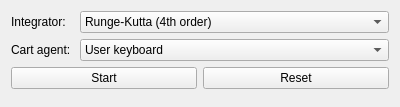
<?xml version="1.0" encoding="UTF-8"?>
<ui version="4.0">
 <class>SimulationWidget</class>
 <widget class="QWidget" name="SimulationWidget">
  <property name="geometry">
   <rect>
    <x>0</x>
    <y>0</y>
    <width>400</width>
    <height>107</height>
   </rect>
  </property>
  <property name="windowTitle">
   <string>Form</string>
  </property>
  <layout class="QFormLayout" name="formLayout">
   <item row="0" column="0">
    <widget class="QLabel" name="lblIntegrator">
     <property name="text">
      <string>Integrator:</string>
     </property>
     <property name="buddy">
      <cstring>cboIntegrator</cstring>
     </property>
    </widget>
   </item>
   <item row="0" column="1">
    <widget class="QComboBox" name="cboIntegrator">
     <item>
      <property name="text">
       <string>Runge-Kutta (4th order)</string>
      </property>
     </item>
     <item>
      <property name="text">
       <string>Euler</string>
      </property>
     </item>
    </widget>
   </item>
   <item row="1" column="0">
    <widget class="QLabel" name="lblCartAgent">
     <property name="text">
      <string>Cart agent: </string>
     </property>
    </widget>
   </item>
   <item row="1" column="1">
    <widget class="QComboBox" name="cboCartAgent">
     <item>
      <property name="text">
       <string>User keyboard</string>
      </property>
     </item>
     <item>
      <property name="text">
       <string>Deep Q-learning</string>
      </property>
     </item>
    </widget>
   </item>
   <item row="2" column="0" colspan="2">
    <layout class="QHBoxLayout" name="horizontalLayout">
     <item>
      <widget class="QPushButton" name="btnStartPause">
       <property name="text">
        <string>Start</string>
       </property>
      </widget>
     </item>
     <item>
      <widget class="QPushButton" name="btnReset">
       <property name="text">
        <string>Reset</string>
       </property>
      </widget>
     </item>
    </layout>
   </item>
  </layout>
 </widget>
 <resources/>
 <connections/>
</ui>
